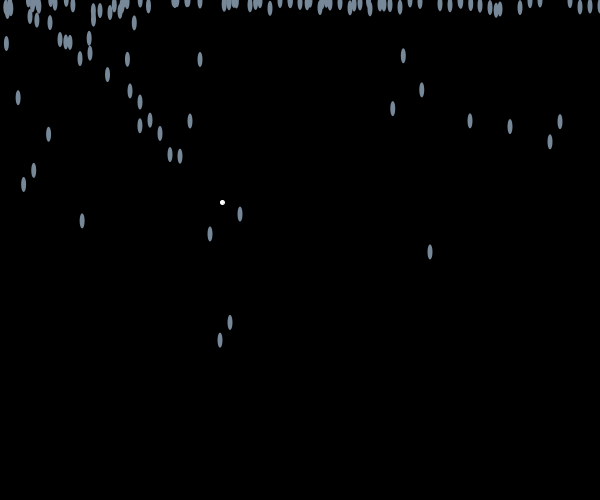
Frame 1 (no input)
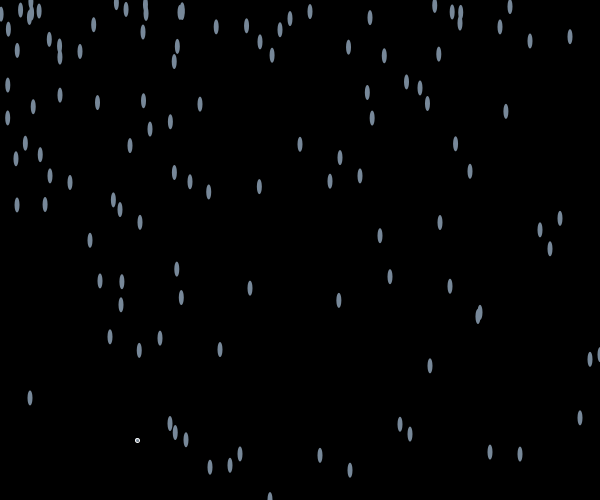
Frame 60 (the mouse pressed at the canvas centre just before this capture)
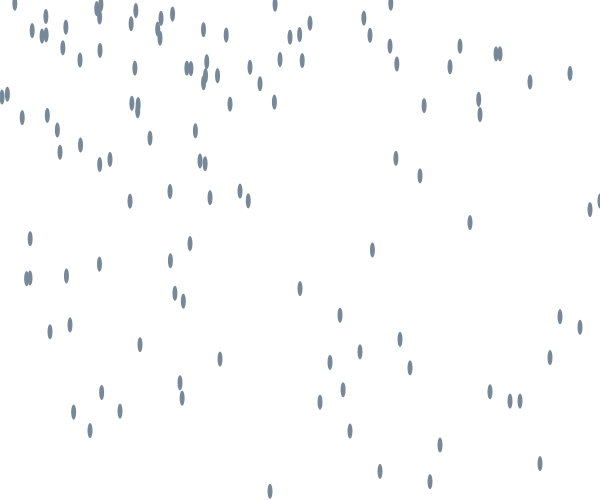
Frame 120 (the mouse held since frame 60 and released just before this capture)

The Processing sketch that drew these frames (run headless with seeded random() and noise(); from frame 60 on, the mouse is pressed at the canvas centre):

// Processing sketch: processing_139922
// ── processing_139922.pde

// Arthur Siebesian
// Instructor- Florence Gouvrit 
// March 18, 2014
// Project 2 - Disturbing Nature
// Rain and Lightning


RainDrop MyRainDrop1;
RainDrop MyRainDrop2;
RainDrop MyRainDrop3;
RainDrop MyRainDrop4;
RainDrop MyRainDrop5;
RainDrop MyRainDrop6;
RainDrop MyRainDrop7;
RainDrop MyRainDrop8;
RainDrop MyRainDrop9;
RainDrop MyRainDrop10;
RainDrop MyRainDrop11;
RainDrop MyRainDrop12;
RainDrop MyRainDrop13;
RainDrop MyRainDrop14;
RainDrop MyRainDrop15;
RainDrop MyRainDrop16;
RainDrop MyRainDrop17;
RainDrop MyRainDrop18;
RainDrop MyRainDrop19;
RainDrop MyRainDrop20;
RainDrop MyRainDrop21;
RainDrop MyRainDrop22;
RainDrop MyRainDrop23;
RainDrop MyRainDrop24;
RainDrop MyRainDrop25;
RainDrop MyRainDrop26;
RainDrop MyRainDrop27;
RainDrop MyRainDrop28;
RainDrop MyRainDrop29;
RainDrop MyRainDrop30;
RainDrop MyRainDrop31;
RainDrop MyRainDrop32;
RainDrop MyRainDrop33;
RainDrop MyRainDrop34;
RainDrop MyRainDrop35;
RainDrop MyRainDrop36;
RainDrop MyRainDrop37;
RainDrop MyRainDrop38;
RainDrop MyRainDrop39;
RainDrop MyRainDrop40;
RainDrop MyRainDrop41;
RainDrop MyRainDrop42;
RainDrop MyRainDrop43;
RainDrop MyRainDrop44;
RainDrop MyRainDrop45;
RainDrop MyRainDrop46;
RainDrop MyRainDrop47;
RainDrop MyRainDrop48;
RainDrop MyRainDrop49;
RainDrop MyRainDrop50;
RainDrop MyRainDrop51;
RainDrop MyRainDrop52;
RainDrop MyRainDrop53;
RainDrop MyRainDrop54;
RainDrop MyRainDrop55;
RainDrop MyRainDrop56;
RainDrop MyRainDrop57;
RainDrop MyRainDrop58;
RainDrop MyRainDrop59;
RainDrop MyRainDrop60;

void setup() {
  size(600,500);
  MyRainDrop1 = new RainDrop (color(119,136,153),10,30,random(10)); //Color, Position, and
  MyRainDrop2 = new RainDrop (color(119,136,153),20,50,random(10)); //speed are all in...
  MyRainDrop3 = new RainDrop (color(119,136,153),30,60,random(10)); //shown in these numbers
  MyRainDrop4 = new RainDrop (color(119,136,153),40,70,random(10)); //(Color),(Position),(Speed)
  MyRainDrop5 = new RainDrop (color(119,136,153),50,80,random(10));
  MyRainDrop6 = new RainDrop (color(119,136,153),50,90,random(10));
  MyRainDrop7 = new RainDrop (color(119,136,153),6,100,random(10));
  MyRainDrop8 = new RainDrop (color(119,136,153),7,110,random(10));
  MyRainDrop9 = new RainDrop (color(119,136,153),8,120,random(10));
  MyRainDrop10 = new RainDrop (color(119,136,153),90,130,random(10));
  MyRainDrop11 = new RainDrop (color(119,136,153),100,140,random(10));
  MyRainDrop12 = new RainDrop (color(119,136,153),120,150,random(10));
  MyRainDrop13 = new RainDrop (color(119,136,153),130,160,random(10));
  MyRainDrop14 = new RainDrop (color(119,136,153),150,170,random(10));
  MyRainDrop15 = new RainDrop (color(119,136,153),150,180,random(10));
  MyRainDrop16 = new RainDrop (color(119,136,153),120,190,random(10));
  MyRainDrop17 = new RainDrop (color(119,136,153),50,200,random(10));
  MyRainDrop18 = new RainDrop (color(119,136,153),230,210,random(10));
  MyRainDrop19 = new RainDrop (color(119,136,153),340,220,random(10));
  MyRainDrop20 = new RainDrop (color(119,136,153),320,230,random(10));
  MyRainDrop21 = new RainDrop (color(119,136,153),210,240,random(10));
  MyRainDrop22 = new RainDrop (color(119,136,153),0,250,random(10));
  MyRainDrop23 = new RainDrop (color(119,136,153),0,260,random(10));
  MyRainDrop24 = new RainDrop (color(119,136,153),0,270,random(10));
  MyRainDrop25 = new RainDrop (color(119,136,153),0,280,random(10));
  MyRainDrop26 = new RainDrop (color(119,136,153),0,290,random(10));
  MyRainDrop27 = new RainDrop (color(119,136,153),0,300,random(10));
  MyRainDrop28 = new RainDrop (color(119,136,153),0,310,random(10));
  MyRainDrop29 = new RainDrop (color(119,136,153),0,320,random(10));
  MyRainDrop30 = new RainDrop (color(119,136,153),0,330,random(10));
  MyRainDrop31 = new RainDrop (color(119,136,153),0,340,random(10));
  MyRainDrop32 = new RainDrop (color(119,136,153),0,350,random(10));
  MyRainDrop33 = new RainDrop (color(119,136,153),0,360,random(10));
  MyRainDrop34 = new RainDrop (color(119,136,153),0,370,random(10));
  MyRainDrop35 = new RainDrop (color(119,136,153),0,380,random(10));
  MyRainDrop36 = new RainDrop (color(119,136,153),0,390,random(10));
  MyRainDrop37 = new RainDrop (color(119,136,153),0,400,random(10));
  MyRainDrop38 = new RainDrop (color(119,136,153),550,410,random(10));
  MyRainDrop39 = new RainDrop (color(119,136,153),0,420,random(10));
  MyRainDrop40 = new RainDrop (color(119,136,153),250,430,random(10));
  MyRainDrop41 = new RainDrop (color(119,136,153),0,440,random(10));
  MyRainDrop42 = new RainDrop (color(119,136,153),0,450,random(10));
  MyRainDrop43 = new RainDrop (color(119,136,153),0,460,random(10));
  MyRainDrop44 = new RainDrop (color(119,136,153),120,470,random(10));
  MyRainDrop45 = new RainDrop (color(119,136,153),0,480,random(10));
  MyRainDrop46 = new RainDrop (color(119,136,153),0,490,random(10));
  MyRainDrop47 = new RainDrop (color(119,136,153),0,500,random(10));
  MyRainDrop48 = new RainDrop (color(119,136,153),120,510,random(10));
  MyRainDrop49 = new RainDrop (color(119,136,153),0,520,random(10));
  MyRainDrop50 = new RainDrop (color(119,136,153),0,530,random(10));
  MyRainDrop51 = new RainDrop (color(119,136,153),510,540,random(10));
  MyRainDrop52 = new RainDrop (color(119,136,153),140,550,random(10));
  MyRainDrop53 = new RainDrop (color(119,136,153),120,560,random(10));
  MyRainDrop54 = new RainDrop (color(119,136,153),0,570,random(10));
  MyRainDrop55 = new RainDrop (color(119,136,153),0,580,random(10));
  MyRainDrop56 = new RainDrop (color(119,136,153),0,590,random(10));
  MyRainDrop57 = new RainDrop (color(119,136,153),0,600,random(10));
  MyRainDrop58 = new RainDrop (color(119,136,153),0,610,random(10));
  MyRainDrop59 = new RainDrop (color(119,136,153),0,620,random(10));
  MyRainDrop60 = new RainDrop (color(119,136,153),0,630,random(10));
}
void draw() {
  background(0); //background black
  noStroke(); //No outlines 
  if(mousePressed){  //If mouse pressed you get a lightning effect
  noStroke();
  fill (255);
  rect (300, 250, width, height); //what gives us the effect
  }
  strokeWeight(1); 
  stroke(255, 255);
  ellipse(random(width),random(height),4,4); //splash's of rain
  frameRate(60); //speed of program
  MyRainDrop1.move();  
  MyRainDrop1.display();
  MyRainDrop2.move();
  MyRainDrop2.display();
  MyRainDrop3.move();
  MyRainDrop3.display();
  MyRainDrop4.move();
  MyRainDrop4.display();
  MyRainDrop5.move();
  MyRainDrop5.display();
  MyRainDrop6.move();
  MyRainDrop6.display();
  MyRainDrop7.move();
  MyRainDrop7.display();
  MyRainDrop8.move();
  MyRainDrop8.display();
  MyRainDrop9.move();
  MyRainDrop9.display();
  MyRainDrop10.move();
  MyRainDrop10.display();
  MyRainDrop11.move();
  MyRainDrop11.display();
  MyRainDrop12.move();
  MyRainDrop12.display();
  MyRainDrop13.move();
  MyRainDrop13.display();
  MyRainDrop14.move();
  MyRainDrop14.display();
  MyRainDrop15.move();
  MyRainDrop15.display();
  MyRainDrop16.move();
  MyRainDrop16.display();
  MyRainDrop17.move();
  MyRainDrop17.display();
  MyRainDrop18.move();
  MyRainDrop18.display();
  MyRainDrop19.move();
  MyRainDrop19.display();
  MyRainDrop20.move();
  MyRainDrop20.display();
  MyRainDrop21.move();
  MyRainDrop21.display();
  MyRainDrop22.move();
  MyRainDrop22.display();
  MyRainDrop23.move();
  MyRainDrop23.display();
  MyRainDrop24.move();
  MyRainDrop24.display();
  MyRainDrop25.move();
  MyRainDrop25.display();
  MyRainDrop26.move();
  MyRainDrop26.display();
  MyRainDrop27.move();
  MyRainDrop27.display();
  MyRainDrop28.move();
  MyRainDrop28.display();
  MyRainDrop29.move();
  MyRainDrop29.display();
  MyRainDrop30.move();
  MyRainDrop30.display();
  MyRainDrop31.move();
  MyRainDrop31.display();
  MyRainDrop32.move();
  MyRainDrop32.display();
  MyRainDrop33.move();
  MyRainDrop33.display();
  MyRainDrop34.move();
  MyRainDrop34.display();
  MyRainDrop35.move();
  MyRainDrop35.display();
  MyRainDrop36.move();
  MyRainDrop36.display();
  MyRainDrop37.move();
  MyRainDrop37.display();
  MyRainDrop38.move();
  MyRainDrop38.display();
  MyRainDrop39.move();
  MyRainDrop39.display();
  MyRainDrop40.move();
  MyRainDrop40.display();
  MyRainDrop41.move();
  MyRainDrop41.display();
  MyRainDrop42.move();
  MyRainDrop42.display();
  MyRainDrop43.move();
  MyRainDrop43.display();
  MyRainDrop44.move();
  MyRainDrop44.display();
  MyRainDrop45.move();
  MyRainDrop45.display();
  MyRainDrop46.move();
  MyRainDrop46.display();
  MyRainDrop47.move();
  MyRainDrop47.display();
  MyRainDrop48.move();
  MyRainDrop48.display();
  MyRainDrop49.move();
  MyRainDrop49.display();
  MyRainDrop50.move();
  MyRainDrop50.display();
  MyRainDrop51.move();
  MyRainDrop51.display();
  MyRainDrop52.move();
  MyRainDrop52.display();
  MyRainDrop53.move();
  MyRainDrop53.display();
  MyRainDrop54.move();
  MyRainDrop54.display();
  MyRainDrop55.move();
  MyRainDrop55.display();
  MyRainDrop56.move();
  MyRainDrop56.display();
  MyRainDrop57.move();
  MyRainDrop57.display();
  MyRainDrop58.move();
  MyRainDrop58.display();
  MyRainDrop59.move();
  MyRainDrop59.display();
  MyRainDrop60.move();
  MyRainDrop60.display();
  
}
  
  class RainDrop {
    color c;
    float ypos;
    float xpos;
    float yspeed;
    
    RainDrop(color RainDropC, float RainDropYpos, float RainDropXpos, float RainDropYspeed) {
      c = RainDropC;
      xpos = RainDropXpos;
      ypos = RainDropYpos;
      yspeed = RainDropYspeed;
    }
    
    void display() {  //overall positioning for the raindrops 
    noStroke();
    fill(c);
    rectMode(CENTER);
    ellipse(xpos,ypos,5,15);  //raindrop piece 1
    ellipse(random(xpos-1),random(ypos-1),5,15); //raindrop piece 2 
   }
     
  


    void move() {  //the code for it to continually move w/o 
      ypos = ypos + yspeed; //stopping 
      if ( ypos > 505 ) {
        ypos = 0;
      }
    }
  }
